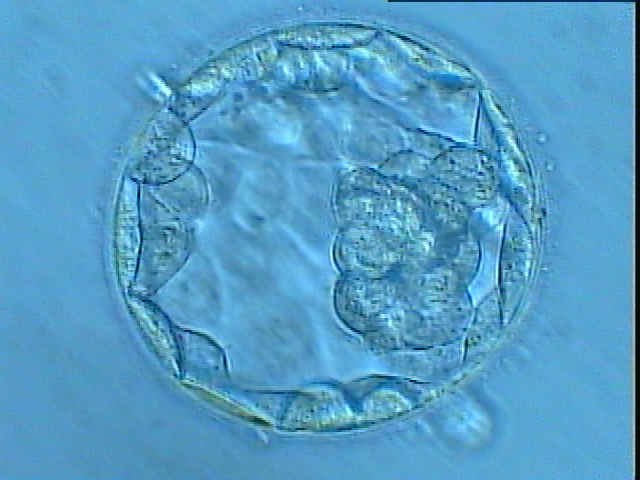
#> input picture EMBRIO GRADE DATASET/3AA/3AA (10).bmp, 640 x 480 px
$ python -i morphology.py   (imports and definitions only)   (older library calls are emulated)
#> lines starting #> are read from the running program, lines starting #| are printed output that depends on the picture; after the words box and inside, x2 and y2 are one past the last pixel; in counts of white or black regions, pixels touching at a corner belong together
### src/config.py
"""DeepEmbryo project configuration: paths, hyperparameters, constants."""
from pathlib import Path

# --- Paths ---
# Project root is always two levels above this file (works in Colab after the
# zip is extracted to /content/code-base/, and locally from the repo root).
PROJECT_ROOT = Path(__file__).resolve().parent.parent

DATA_DIR = PROJECT_ROOT / "EMBRIO GRADE DATASET"
OUTPUT_DIR = PROJECT_ROOT / "outputs"
CHECKPOINT_DIR = OUTPUT_DIR / "checkpoints"
FIGURE_DIR = OUTPUT_DIR / "figures"
REPORT_DIR = OUTPUT_DIR / "reports"
LOG_DIR = OUTPUT_DIR / "logs"
GRADCAM_DIR = FIGURE_DIR / "gradcam_samples"

for d in [OUTPUT_DIR, CHECKPOINT_DIR, FIGURE_DIR, REPORT_DIR, LOG_DIR, GRADCAM_DIR]:
    d.mkdir(parents=True, exist_ok=True)

# --- Dataset ---
CLASSES = ["3AA", "3CC", "4AA", "Cleavage"]
NUM_CLASSES = len(CLASSES)
CLASS_TO_IDX = {c: i for i, c in enumerate(CLASSES)}
IDX_TO_CLASS = {i: c for c, i in CLASS_TO_IDX.items()}

# --- Image preprocessing ---
IMG_SIZE = 224
IMAGENET_MEAN = [0.485, 0.456, 0.406]
IMAGENET_STD = [0.229, 0.224, 0.225]

# --- Training ---
SEED = 42
# Stratified train/val/test split (doc §3.2: 70 / 15 / 15)
TRAIN_FRAC = 0.70
VAL_FRAC = 0.15
TEST_FRAC = 0.15
BATCH_SIZE = 16
NUM_WORKERS = 2

# Two-stage training schedule
WARMUP_EPOCHS = 5      # head-only warmup
FINETUNE_EPOCHS = 45   # full network fine-tune
TOTAL_EPOCHS = WARMUP_EPOCHS + FINETUNE_EPOCHS

LR_HEAD_WARMUP = 1e-3
LR_HEAD_FINETUNE = 1e-4
LR_BACKBONE_FINETUNE = 1e-5
WEIGHT_DECAY = 0.05

LABEL_SMOOTHING = 0.1
# MixUp + CutMix were causing 4AA ↔ 3CC confusion on this small fine-grained
# dataset (the model literally learns the 50/50 mixture target). Disabled.
MIXUP_ALPHA = 0.0
CUTMIX_ALPHA = 0.0
DROPOUT = 0.3
DROP_PATH = 0.1

EARLY_STOP_PATIENCE = 10

# --- Inference ---
CONFIDENCE_THRESHOLD = 0.70  # Below this -> manual review warning (doc §5.2)

# --- Model ---
MODEL_NAME = "convnext_base.fb_in22k_ft_in1k"

### src/morphology.py
"""Morphological feature extraction for the XAI report (doc §5.3).

We compute simple, interpretable image-level descriptors and correlate them
with prediction correctness + Grad-CAM attention. The aim is to answer:
"is the model basing decisions on classical embryology cues (symmetry,
texture, edges) or on something else?"
"""
from pathlib import Path
from typing import Dict, List, Optional

import cv2
import numpy as np
import pandas as pd
import torch
import torch.nn as nn
import matplotlib.pyplot as plt
import seaborn as sns

from . import config as cfg
from .gradcam import gradcam_attention_centrality


# [5 lines left out: function _load_gray, not called in this run]


def brightness(gray: np.ndarray) -> float:
    return float(gray.mean() / 255.0)


def contrast(gray: np.ndarray) -> float:
    return float(gray.std() / 255.0)


# [17 lines left out: functions horizontal_symmetry, edge_density, fragmentation_proxy, not called in this run]


def vacuole_proxy(gray: np.ndarray) -> float:
    """Count of bright circular blobs — crude proxy for vacuoles."""
    blurred = cv2.GaussianBlur(gray, (5, 5), 0)
    _, thresh = cv2.threshold(blurred, 200, 255, cv2.THRESH_BINARY)
    contours, _ = cv2.findContours(thresh, cv2.RETR_EXTERNAL, cv2.CHAIN_APPROX_SIMPLE)
    blob_count = sum(1 for c in contours if 10 < cv2.contourArea(c) < 400)
    return float(blob_count)


FEATURES = {
    "brightness": brightness,
    "contrast": contrast,
    "symmetry": horizontal_symmetry,
    "edge_density": edge_density,
    "fragmentation": fragmentation_proxy,
    "vacuole_count": vacuole_proxy,
}


def extract_features(image_path: Path) -> Dict[str, float]:
    gray = _load_gray(image_path)
    return {name: fn(gray) for name, fn in FEATURES.items()}


# [59 lines left out: function build_morphology_report, not called in this run]

>>> import cv2
>>> picture = cv2.imread('../EMBRIO GRADE DATASET/3AA/3AA (10).bmp', cv2.IMREAD_GRAYSCALE)
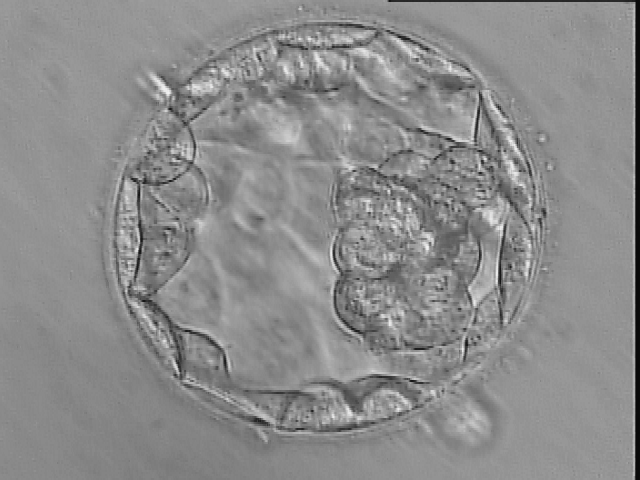
#> picture: shape (480, 640); min 8, max 242, mean 139.9
>>> result = vacuole_proxy(picture)
#> in vacuole_proxy, `_, thresh = cv2.threshold(blurred, 200, 255, cv2.THRESH_BINARY)`:
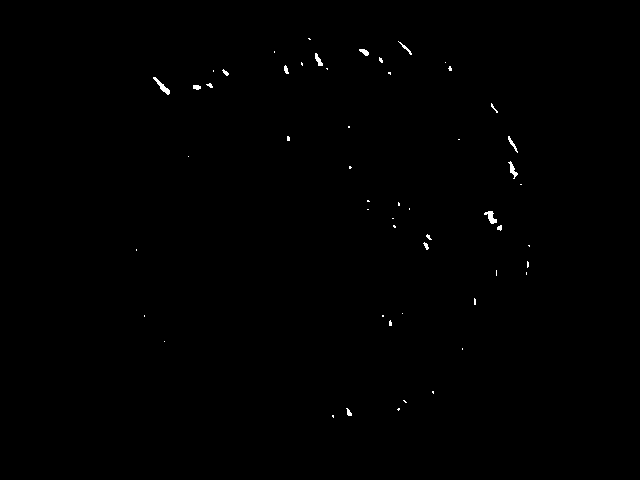
#> thresh: shape (480, 640); 0.27% white; 53 white regions (38 under 20 px)
#> in vacuole_proxy, `contours, _ = cv2.findContours(thresh, cv2.RETR_EXTERNAL, cv2.CHAIN_AP..`: contours = 53 contours, 45 with area under 20; largest, box (x1, y1, x2, y2) and area: (153, 77, 170, 95) 71, (484, 211, 497, 224) 64, (508, 161, 518, 179) 47, (315, 53, 323, 66) 38, (359, 49, 369, 56) 32, (508, 136, 518, 153) 28, (193, 85, 201, 90) 22, (398, 41, 412, 55) 22
#> in vacuole_proxy, `blob_count = sum(1 for c in contours if 10 < cv2.contourArea(c) < 400)`: blob_count = 15
#> result = 15

$ run again, on EMBRIO GRADE DATASET/3AA/3AA (13).bmp
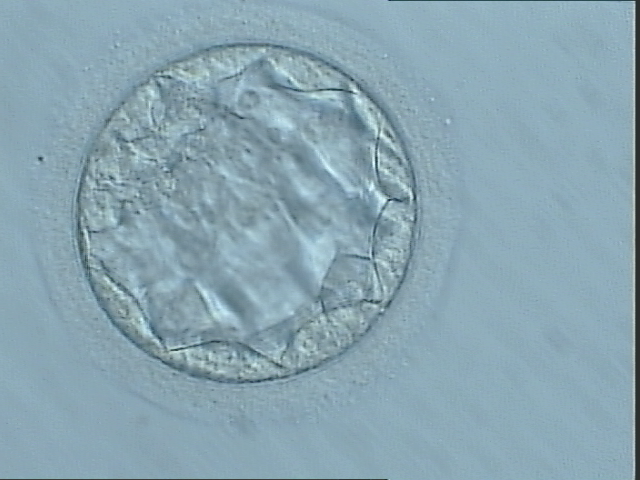
#> input picture EMBRIO GRADE DATASET/3AA/3AA (13).bmp, 640 x 480 px
#> `picture = cv2.imread('../EMBRIO GRADE DATASET/3AA/3AA (10).bmp', cv2.I..`:
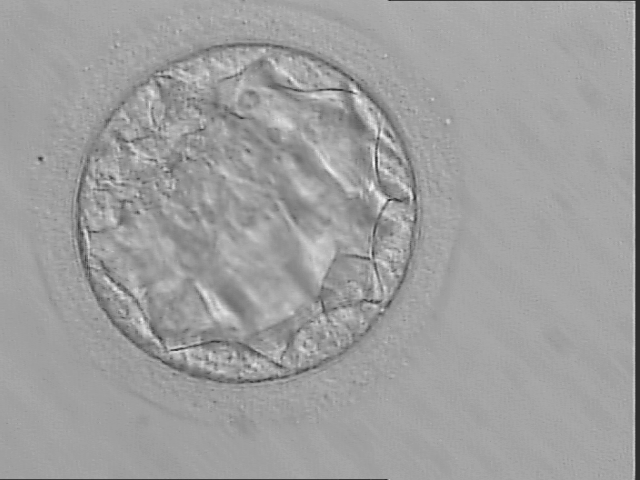
#> picture: shape (480, 640); min 44, max 248, mean 158.5
#> in vacuole_proxy, `_, thresh = cv2.threshold(blurred, 200, 255, cv2.THRESH_BINARY)`:
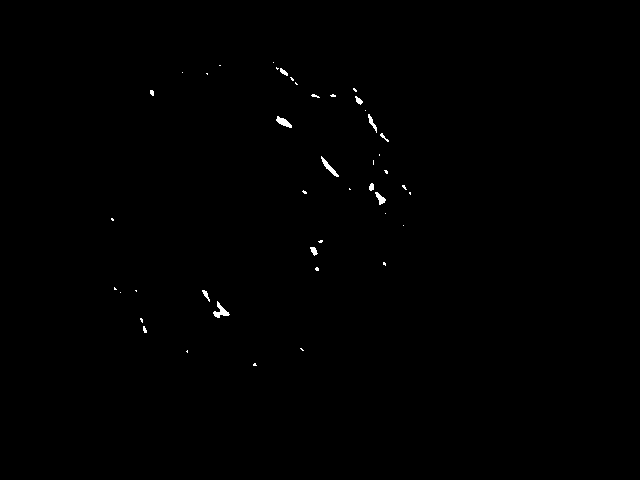
#> thresh: shape (480, 640); 0.29% white; 44 white regions (31 under 20 px)
#> contours = 44 contours, 34 with area under 20; largest, box (x1, y1, x2, y2) and area: (213, 301, 230, 318) 90, (321, 156, 339, 177) 76, (276, 116, 292, 128) 76, (375, 192, 386, 205) 53, (368, 114, 377, 133) 38
#> blob_count = 13
